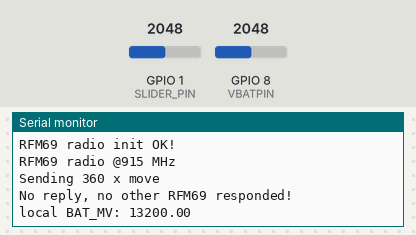
A sketch run on a simulated ESP32-S3. On the bench: the last lines printed to the serial monitor. Inputs (shaded band) come from the test bench; at power-on: GPIO 1 (SLIDER_PIN) = 2048, GPIO 8 (VBATPIN) = 2048. No radio packets arrive unless stated.

Above: at 1.2 s.
1.3 s: GPIO 1 (SLIDER_PIN) set to 2866
At 1.8 s:
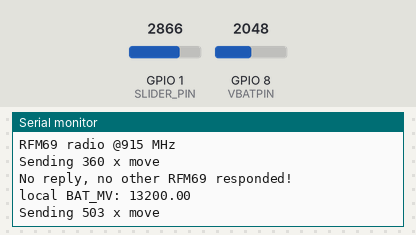
2.8 s: GPIO 1 (SLIDER_PIN) set to 3603
At 4.6 s:
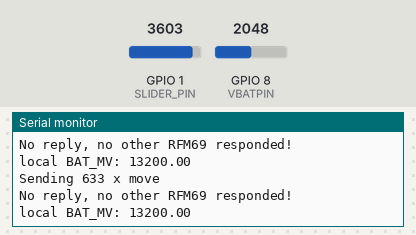

Measured:
- after the input at 1.3 s, the serial monitor: prints a new line at once (image 1)
- after the input at 2.8 s, the serial monitor: prints a new line at once (image 2)

The sketch:

Carp_2_TX.ino
```cpp
// rf69 demo tx rx.pde
// -*- mode: C++ -*-
// Example sketch showing how to create a simple messageing client
// with the RH_RF69 class. RH_RF69 class does not provide for addressing or
// reliability, so you should only use RH_RF69  if you do not need the higher
// level messaging abilities.
// It is designed to work with the other example rf69_server.
// Demonstrates the use of AES encryption, setting the frequency and modem
// configuration

#include <SPI.h>
#include <RH_RF69.h>

#define VBATPIN A7

/************ Radio Setup ***************/

// Change to 434.0 or other frequency, must match RX's freq!
#define RF69_FREQ 915.0

#if defined (__AVR_ATmega32U4__) // Feather 32u4 w/Radio
  #define RFM69_CS      8
  #define RFM69_INT     7
  #define RFM69_RST     4
  #define LED           13

#elif defined(ADAFRUIT_FEATHER_M0) || defined(ADAFRUIT_FEATHER_M0_EXPRESS) || defined(ARDUINO_SAMD_FEATHER_M0)
  // Feather M0 w/Radio
  #define RFM69_CS      8
  #define RFM69_INT     3
  #define RFM69_RST     4
  #define LED           13

#elif defined (__AVR_ATmega328P__)  // Feather 328P w/wing
  #define RFM69_INT     3  //
  #define RFM69_CS      4  //
  #define RFM69_RST     2  // "A"
  #define LED           13

#elif defined(ESP8266)    // ESP8266 feather w/wing
  #define RFM69_CS      2    // "E"
  #define RFM69_IRQ     15   // "B"
  #define RFM69_RST     16   // "D"
  #define LED           0

#elif defined(ARDUINO_ADAFRUIT_FEATHER_ESP32S2) || defined(ARDUINO_NRF52840_FEATHER) || defined(ARDUINO_NRF52840_FEATHER_SENSE)
  #define RFM69_INT     9  // "A"
  #define RFM69_CS      10  // "B"
  #define RFM69_RST     11  // "C"
  #define LED           13

#elif defined(ESP32)    // ESP32 feather w/wing
  #define RFM69_RST     13   // same as LED
  #define RFM69_CS      33   // "B"
  #define RFM69_INT     27   // "A"
  #define LED           13

#elif defined(ARDUINO_NRF52832_FEATHER)
  /* nRF52832 feather w/wing */
  #define RFM69_RST     7   // "A"
  #define RFM69_CS      11   // "B"
  #define RFM69_INT     31   // "C"
  #define LED           17

#endif


/* Teensy 3.x w/wing
#define RFM69_RST     9   // "A"
#define RFM69_CS      10   // "B"
#define RFM69_IRQ     4    // "C"
#define RFM69_IRQN    digitalPinToInterrupt(RFM69_IRQ )
*/

/* WICED Feather w/wing
#define RFM69_RST     PA4     // "A"
#define RFM69_CS      PB4     // "B"
#define RFM69_IRQ     PA15    // "C"
#define RFM69_IRQN    RFM69_IRQ
*/

// Singleton instance of the radio driver
RH_RF69 rf69(RFM69_CS, RFM69_INT);

int16_t packetnum = 0;  // packet counter, we increment per xmission

#define SLIDER_PIN A0
void setup()
{
  Serial.begin(115200);
  //while (!Serial) { delay(1); } // wait until serial console is open, remove if not tethered to computer

  pinMode(LED, OUTPUT);
  pinMode(SLIDER_PIN, INPUT);
  pinMode(RFM69_RST, OUTPUT);
  digitalWrite(RFM69_RST, LOW);

  Serial.println("Feather RFM69 TX Test!");
  Serial.println();

  // manual reset
  digitalWrite(RFM69_RST, HIGH);
  delay(10);
  digitalWrite(RFM69_RST, LOW);
  delay(10);

  if (!rf69.init()) {
    Serial.println("RFM69 radio init failed");
    while (1);
  }
  Serial.println("RFM69 radio init OK!");
  // Defaults after init are 434.0MHz, modulation GFSK_Rb250Fd250, +13dbM (for low power module)
  // No encryption
  if (!rf69.setFrequency(RF69_FREQ)) {
    Serial.println("setFrequency failed");
  }

  // If you are using a high power RF69 eg RFM69HW, you *must* set a Tx power with the
  // ishighpowermodule flag set like this:
  rf69.setTxPower(16, true);  // range from 14-20 for power, 2nd arg must be true for 69HCW

  // The encryption key has to be the same as the one in the receiver
  // uint8_t key[] = { 0x01, 0x02, 0x03, 0x04, 0x05, 0x06, 0x07, 0x08,
  //                   0x01, 0x02, 0x03, 0x04, 0x05, 0x06, 0x07, 0x08};
  uint8_t key[] = { 0x06, 0xb2, 0xaf, 0x41, 0x06, 0x6c, 0xd9, 0xaa,
                    0xea, 0x42, 0x42, 0x48, 0xc1, 0xba, 0x68, 0x13};
  rf69.setEncryptionKey(key);

  pinMode(LED, OUTPUT);

  Serial.print("RFM69 radio @");  Serial.print((int)RF69_FREQ);  Serial.println(" MHz");
  pinMode(VBATPIN, INPUT);
}

// measuredvbat *= 2;    // resistors divided by 2, so multiply back
// measuredvbat *= 3.3;  // Multiply by 3.3V, our reference voltage
// measuredvbat /= 1024.0; // convert to voltage
// measuredvbat *= 1000.0; // prepare to send millivolts (integer)
#define VBAT_CONV2_MV 6.4453125

int pos = 0;
float slider = 0;
int last_pos = 0;
float slider_scale = 180.0 / 1024.0;
int power_blink_interrval = 2000;
unsigned long previous_power_blink = 0;

void loop() {
  // indicate that the power is on
  unsigned long currentMillis = millis();
  if (currentMillis - previous_power_blink > power_blink_interrval) {
    // save the last time you blinked the LED
    previous_power_blink = currentMillis;
    Blink(LED, 2, 1);
  }
  else {
    delay(2);
  }

  slider = analogRead(SLIDER_PIN);
  // Serial.println(slider);
  slider = slider * slider_scale;
  // Serial.println(slider);

  pos = (int)slider;
  if (last_pos + 1 < pos || last_pos - 1 > pos) {
    last_pos = pos;

    char request[20] = "";
    char pos_label[8] = " x move";
    itoa(pos, request, 10);
    strcat(request, pos_label);
    Serial.print("Sending "); Serial.println(request);

    // Send a message!
    rf69.send((uint8_t *)request, strlen(request));
    rf69.waitPacketSent();

    // Now wait for a reply
    uint8_t buf[RH_RF69_MAX_MESSAGE_LEN] = {0};
    uint8_t len = sizeof(buf);

    if (rf69.waitAvailableTimeout(500))  {
      // Should be a reply message for us now
      if (rf69.recv(buf, &len)) {
        Serial.print("Got a reply: ");
        Serial.println((char*)buf);
        Blink(LED, 50, 3); //blink LED 3 times, 50ms between blinks
      } else {
        Serial.println("Receive failed");
      }
    } else {
      Serial.println("No reply, no other RFM69 responded!");
    }

    float measuredvbat = analogRead(VBATPIN);
    measuredvbat *= VBAT_CONV2_MV; // to millivolts
    Serial.print("local BAT_MV: " ); Serial.println(measuredvbat);
  }
}

void Blink(byte PIN, byte DELAY_MS, byte loops) {
  for (byte i=0; i<loops; i++)  {
    digitalWrite(PIN,HIGH);
    delay(DELAY_MS);
    digitalWrite(PIN,LOW);
    delay(DELAY_MS);
  }
}
```
